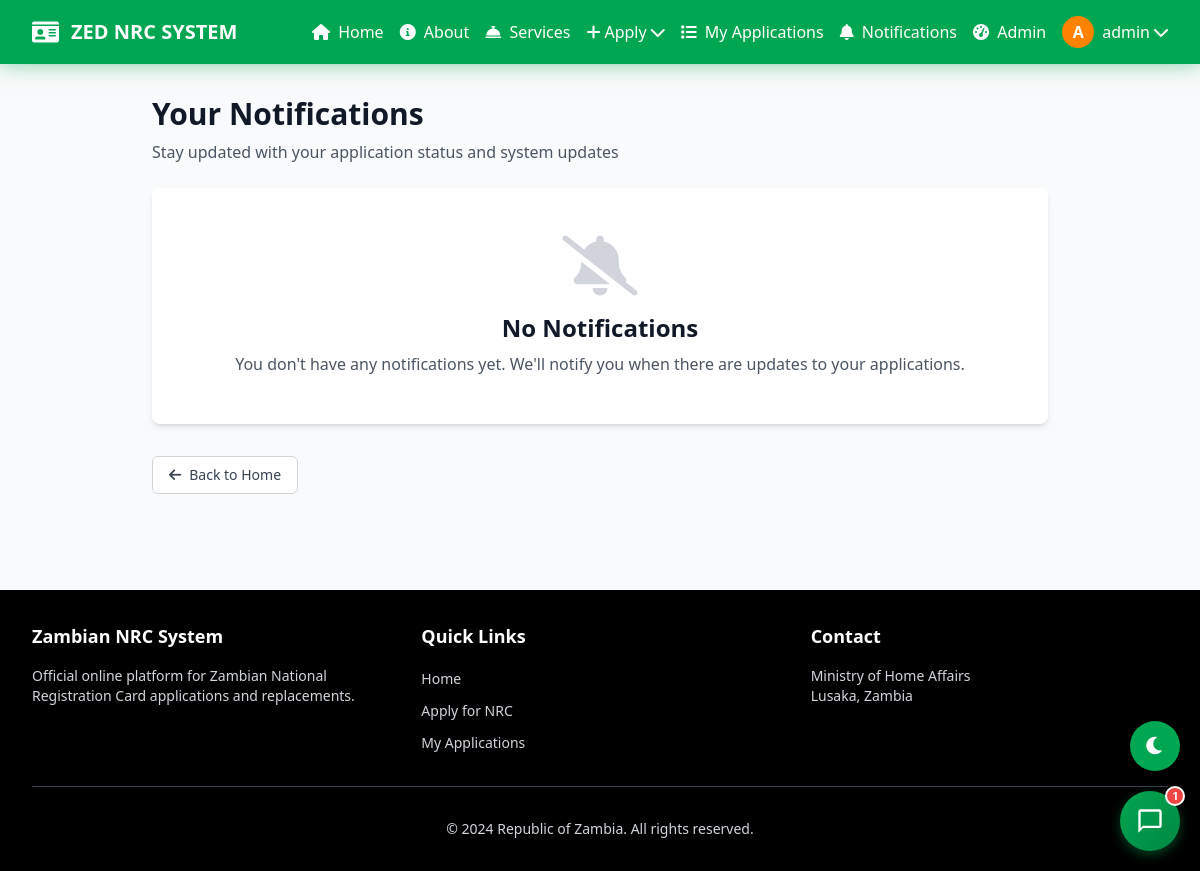
/notifications/ (signed in), run on an earlier commit of the app's database.
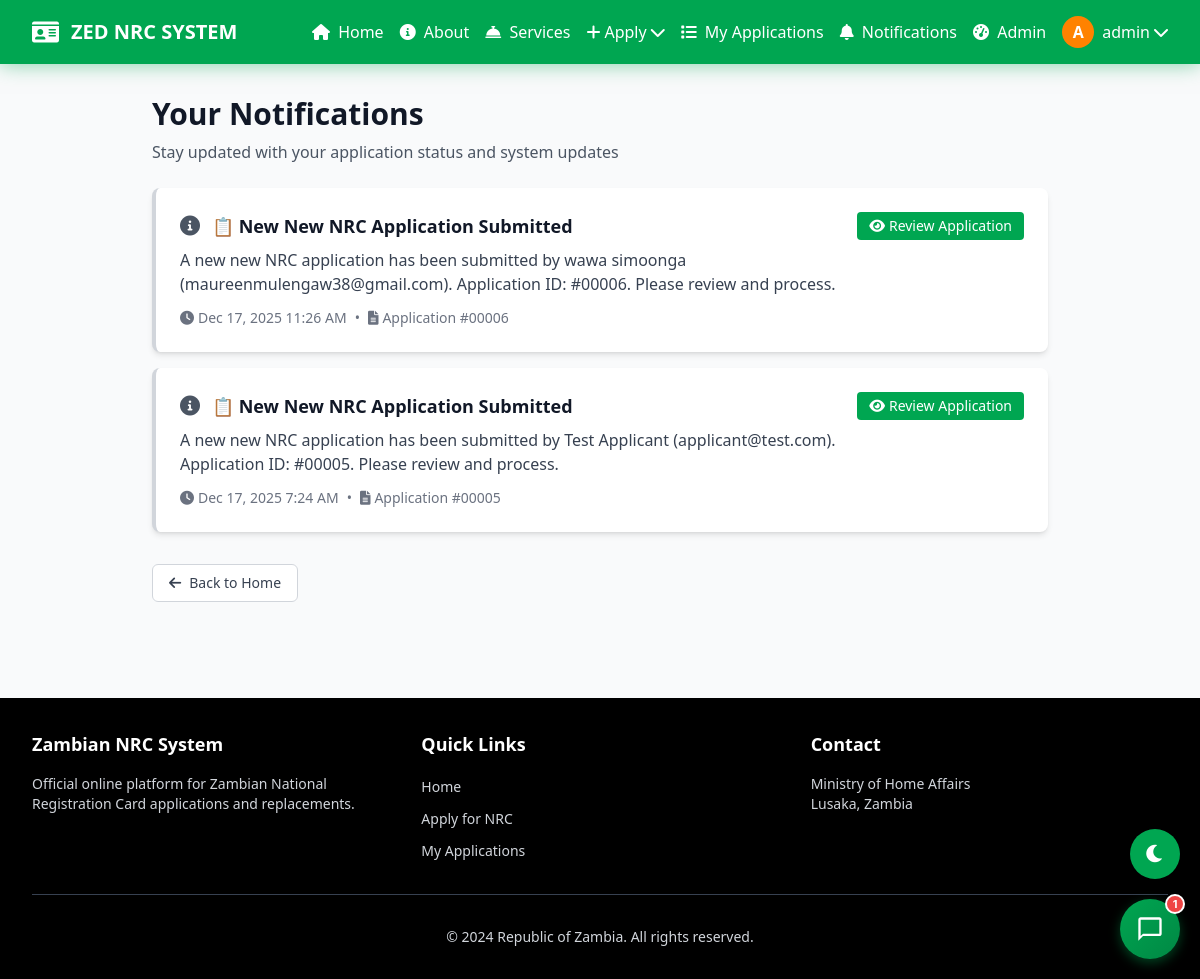
And on a later commit of the database.
### applications/models.py (models this page shows, shortened)
class Notification(models.Model):
    NOTIFICATION_TYPES = [
        ('application_approved', 'Application Approved'),
        ('application_rejected', 'Application Rejected'),
        ('nrc_ready', 'NRC Card Ready for Download'),
        ('new_application_submitted', 'New Application Submitted'),
        ('system_update', 'System Update'),
    ]
    user = models.ForeignKey(User, on_delete=models.CASCADE, related_name='notifications')
    notification_type = models.CharField(max_length=50, choices=NOTIFICATION_TYPES)
    title = models.CharField(max_length=200)
    message = models.TextField()
    is_read = models.BooleanField(default=False)
    created_at = models.DateTimeField(default=timezone.now)
    is_admin_notification = models.BooleanField(default=False)
    application = models.ForeignKey('NRCApplication', on_delete=models.CASCADE, null=True, blank=True)
    class Meta:
        ordering = ['-created_at']

class NRCApplication(models.Model):
    STATUS_CHOICES = [
        ('pending', 'Pending'),
        ('approved', 'Approved'),
        ('rejected', 'Rejected'),
    ]
    user = models.ForeignKey(User, on_delete=models.CASCADE)
    application_type = models.CharField(max_length=20, choices=[('new', 'New NRC'), ('replacement', 'Replacement')])
    status = models.CharField(max_length=20, choices=STATUS_CHOICES, default='pending')
    created_at = models.DateTimeField(default=timezone.now)
    updated_at = models.DateTimeField(auto_now=True)
    village = models.CharField(max_length=100)
    district = models.CharField(max_length=100, default='Not provided')
    date_of_birth = models.DateField()
    place_of_birth = models.CharField(max_length=100)
    chief_name = models.CharField(max_length=100)
    sex = models.CharField(max_length=10, choices=[('M', 'Male'), ('F', 'Female')], default='M')
    photo = models.ImageField(upload_to='photos/applicants/', help_text='Upload your passport-size photo', blank=True, null=True)
    mother_full_name = models.CharField(max_length=200, default='Not provided')
    mother_village = models.CharField(max_length=100)
    mother_district = models.CharField(max_length=100, default='Not provided')
    mother_date_of_birth = models.DateField()
    mother_place_of_birth = models.CharField(max_length=100)
    mother_chief_name = models.CharField(max_length=100)
    father_full_name = models.CharField(max_length=200, default='Not provided')
    father_village = models.CharField(max_length=100)
    father_district = models.CharField(max_length=100, default='Not provided')
    father_date_of_birth = models.DateField()
    father_place_of_birth = models.CharField(max_length=100)
    father_chief_name = models.CharField(max_length=100)
    birth_certificate = models.FileField(upload_to='documents/birth_certificates/')
    under_five_card = models.FileField(upload_to='documents/under_five_cards/')
    old_nrc = models.FileField(upload_to='documents/old_nrc/', blank=True, null=True)  # For replacements
    replacement_reason = models.TextField(blank=True, help_text='Reason for NRC replacement')
    admin_notes = models.TextField(blank=True)
    nrc_number = models.CharField(max_length=20, blank=True, null=True, unique=True)
    nrc_front_image = models.CharField(max_length=255, blank=True, null=True)
    nrc_back_image = models.CharField(max_length=255, blank=True, null=True)
    nrc_generated_at = models.DateTimeField(blank=True, null=True)
    digital_signature = models.TextField(blank=True, null=True, help_text='Base64 encoded signature image')
    class Meta:
        ordering = ['-created_at']

### applications/views.py (the view)
# urls.py: path('notifications/', views.notifications, name='notifications'),
@login_required
def notifications(request):
    from .notifications import NotificationService
    all_notifications = request.user.notifications.all()
    unread_count = NotificationService.get_unread_notifications(request.user).count()
    paginator = Paginator(all_notifications, 20)
    page_number = request.GET.get('page')
    page_obj = paginator.get_page(page_number)
    context = {
        'page_obj': page_obj,
        'unread_count': unread_count,
    }
    return render(request, 'applications/notifications.html', context)

### accounts/models.py (called while the page is built)
    def get_initials(self):
        if self.first_name and self.last_name:
            return f"{self.first_name[0]}{self.last_name[0]}".upper()
        return self.username[0].upper() if self.username else "U"

### applications/notifications.py (called while the page is built)
    @staticmethod
    def get_unread_notifications(user):
        from .models import Notification
        return Notification.objects.filter(user=user, is_read=False)

### templates/applications/notifications.html (shortened to what the changed rows need)
{% extends 'base.html' %}
{% block content %}
<div class="max-w-4xl mx-auto fade-in-scroll">
    <div class="mb-6 flex justify-between items-center">
        <div>
            <h1 class="text-3xl font-bold text-gray-900 mb-2">Your Notifications</h1>
        </div>
    </div>
    <div class="space-y-4">
        {% for notification in page_obj %}
        <div class="bg-white rounded-lg shadow-md p-6 border-l-4
                    {% if not notification.is_read %}border-zambian-green bg-green-50
                    {% elif notification.notification_type == 'application_approved' %}border-green-500
                    {% elif notification.notification_type == 'application_rejected' %}border-red-500
                    {% elif notification.notification_type == 'nrc_ready' %}border-blue-500
                    {% else %}border-gray-300{% endif %}
                    card-hover">
            <div class="flex items-start justify-between">
                <div class="flex-1">
                    <div class="flex items-center mb-2">
                        {% if notification.notification_type == 'application_approved' %}
                            <i class="fas fa-check-circle text-green-600 text-xl mr-3"></i>
                        {% elif notification.notification_type == 'application_rejected' %}
                            <i class="fas fa-times-circle text-red-600 text-xl mr-3"></i>
                        {% elif notification.notification_type == 'nrc_ready' %}
                            <i class="fas fa-id-card text-blue-600 text-xl mr-3"></i>
                        {% else %}
                            <i class="fas fa-info-circle text-gray-600 text-xl mr-3"></i>
                        {% endif %}
                        <h3 class="text-lg font-semibold text-gray-900">{{ notification.title }}</h3>
                    </div>
                    <p class="text-gray-700 mb-3">{{ notification.message }}</p>
                    <div class="flex items-center text-sm text-gray-500">
                        <i class="fas fa-clock mr-1"></i>
                        <span>{{ notification.created_at|date:"M d, Y g:i A" }}</span>
                        {% if notification.application %}
                        <span class="mx-2">•</span>
                        <i class="fas fa-file-alt mr-1"></i>
                        <span>Application #{{ notification.application.id|stringformat:"05d" }}</span>
                        {% endif %}
                    </div>
                </div>
                <div class="ml-4 flex flex-col space-y-2">
                    {% if notification.application and notification.notification_type == 'nrc_ready' %}
                    <a href="{% url 'applications:view_nrc_card' notification.application.pk %}"
                       class="px-4 py-2 bg-zambian-green text-white rounded-lg text-sm font-bold hover:bg-green-700 transition-colors shadow-lg">
                        <i class="fas fa-eye mr-1"></i>View NRC Card
                    </a>
                    <a href="{% url 'applications:download_nrc_both' notification.application.pk %}"
                       class="px-4 py-2 bg-zambian-orange text-white rounded-lg text-sm font-bold hover:bg-orange-600 transition-colors shadow-lg">
                        <i class="fas fa-download mr-1"></i>Download Now
                    </a>
                    {% elif notification.application %}
                    {% if user.is_staff or user.is_superuser %}
                    <a href="{% url 'applications:admin_application_detail' notification.application.pk %}"
                       class="px-3 py-1 bg-zambian-green text-white rounded text-sm hover:bg-green-700 transition-colors">
                        <i class="fas fa-eye mr-1"></i>Review Application
                    </a>
                    {% else %}
                    <a href="{% url 'applications:application_detail' notification.application.pk %}"
                       class="px-3 py-1 bg-zambian-green text-white rounded text-sm hover:bg-green-700 transition-colors">
                        <i class="fas fa-eye mr-1"></i>View Application
                    </a>
                    {% endif %}
                    {% endif %}
                </div>
            </div>
        </div>
        {% empty %}
        <div class="bg-white rounded-lg shadow-md p-12 text-center">
            <i class="fas fa-bell-slash text-6xl text-gray-300 mb-4"></i>
            <h3 class="text-2xl font-semibold text-gray-900 mb-2">No Notifications</h3>
            <p class="text-gray-600">You don't have any notifications yet. We'll notify you when there are updates to your applications.</p>
        </div>
        {% endfor %}
    </div>
</div>
{% endblock %}

What changed in the data, as far as the page shows it:
added Notification: title "📋 New New NRC Application Submitted", message "A new new NRC application has been submitted by wawa simoonga (maureenmulengaw38@gmail.com). Application ID: #00006. Please review and process.", created_at "Dec 17, 2025 11:26 AM", application.id "00006", shows "Review Application"
added Notification: title "📋 New New NRC Application Submitted", message "A new new NRC application has been submitted by Test Applicant (applicant@test.com). Application ID: #00005. Please review and process.", created_at "Dec 17, 2025 7:24 AM", application.id "00005", shows "Review Application"
Also different on the page:
text no longer shown: "No Notifications You don't have any notifications yet. We'll notify you when there are updates to your applications."
